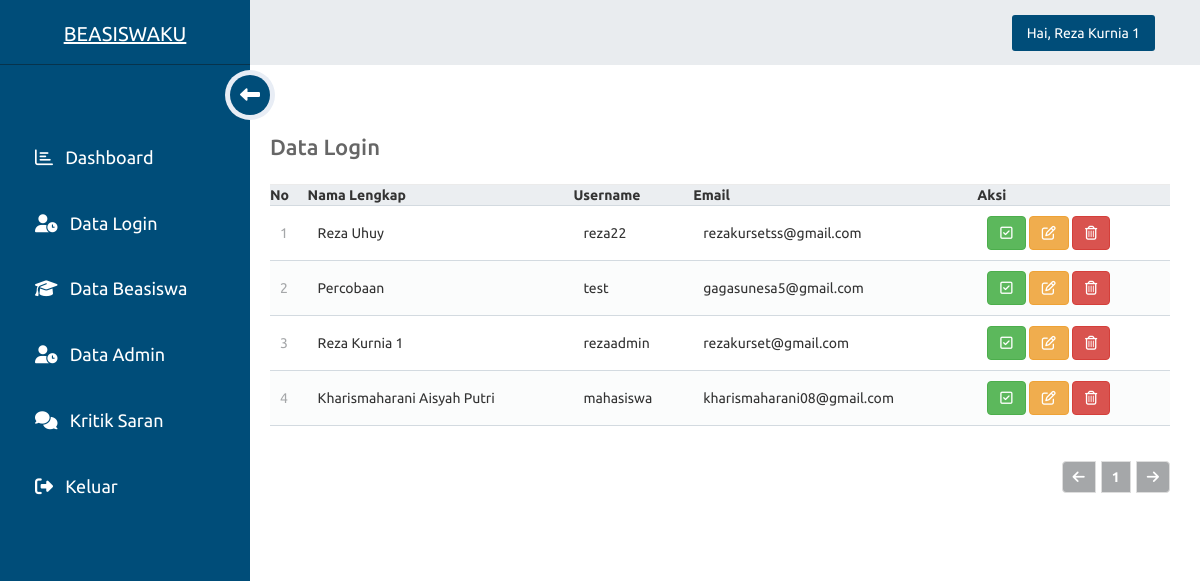
The page /Dashboard/datapendaftar.php (signed in) on the database its author committed.
### tables this page shows
CREATE TABLE `user` (
  `id` int(11) NOT NULL,
  `nama` varchar(100) NOT NULL,
  `username` varchar(100) NOT NULL,
  `password` varchar(100) NOT NULL,
  `email` varchar(50) NOT NULL,
  `nim` text NOT NULL,
  `hakakses` varchar(100) NOT NULL,
  `foto` varchar(5000) NOT NULL
);

### Dashboard/datapendaftar.php (the view, shortened to what this page needs)
<?php
include('koneksi.php');
?>
<!DOCTYPE html>
<html lang="en">
<head>
    <link rel="stylesheet" href="asset/css/style.css">
    <link rel="stylesheet" href="asset/css/tabledata.css">
    <link rel="stylesheet" href="https://maxcdn.bootstrapcdn.com/bootstrap/3.3.7/css/bootstrap.min.css">
</head>
<body>
    <div class="wrapper">
        <div class="top_navbar">
            <div class="logo">
                <a href="#">BEASISWAKU</a>
            </div>
            <div class="top_menu">
                <div class="right_info">
                    <?php
                    $tampilPeg    = mysqli_query($koneksi, "SELECT * FROM user WHERE username='$_SESSION[username]'");
                    $peg    = mysqli_fetch_array($tampilPeg);
                    ?>
                    <div class="icon_wrap">
                        <div class="icon">
                            <div>Hai, <?= $peg['nama'] ?></div>
                        </div>
                    </div>
                </div>
            </div>
        </div>
        <div class="main_body">
            <div class="sidebar_menu">
                <div class="inner__sidebar_menu">
                    <ul>
                        <li>
                            <a href="wp-admin.php">
                                <span class="icon"><i class="far fa-chart-bar"></i></span>
                                <span class="list">Dashboard</span>
                            </a>
                        </li>
                        <li>
                            <a href="datapendaftar.php">
                                <span class="icon"><i class="fas fa-user-clock"></i></span>
                                <span class="list">Data Login</span>
                            </a>
                        </li>
                        <li>
                            <a href="databeasiswa.php">
                                <span class="icon"><i class="fas fa-graduation-cap"></i></span>
                                <span class="list">Data Beasiswa</span>
                            </a>
                        </li>
                        <li>
                            <a href="dataadmin.php">
                                <span class="icon"><i class="fas fa-user-clock"></i></span>
                                <span class="list">Data Admin</span>
                            </a>
                        </li>
                        <li>
                            <a href="kritiksaran.php">
                                <span class="icon"><i class="fas fa-comments"></i></span>
                                <span class="list">Kritik Saran</span>
                            </a>
                        </li>
                        <li>
                            <a href="../logout.php">
                                <span class="icon"><i class="fas fa-sign-out-alt mr-2"></i></span>
                                <span class="list">Keluar</span>
                            </a>
                        </li>
                    </ul>
                    <div class="hamburger">
                        <div class="inner_hamburger">
                            <span class="arrow">
                                <i class="fas fa-long-arrow-alt-left"></i>
                            </span>
                        </div>
                    </div>
                </div>
            </div>
            <div class="container">
                <div class="row">
                    <div class="content read">
                        <h2>Data Login</h2>
                        <table>
                            <thead>
                                <tr>
                                    <th>No</th>
                                    <th>Nama Lengkap</th>
                                    <th>Username</th>
                                    <th>Email</th>
                                    <th>Aksi</th>
                                </tr>
                            </thead>
                            <tbody>
                                <?php
                                include('koneksi.php');
                                $batas = 6;
                                $halaman = isset($_GET['hal']) ? (int)$_GET['hal'] : 1;
                                $halaman_awal = ($halaman > 1) ? ($halaman * $batas) - $batas : 0;
                                $previous = $halaman - 1;
                                $next = $halaman + 1;
                                $data = mysqli_query($koneksi, "select * from user");
                                $jumlah_data = mysqli_num_rows($data);
                                $total_halaman = ceil($jumlah_data / $batas);
                                $query = "SELECT * FROM user ORDER BY id DESC limit $halaman_awal, $batas";
                                $result = mysqli_query($koneksi, $query);
                                $no = 1;
                                while ($row = mysqli_fetch_assoc($result)) {
                                ?>
                                    <tr>
                                        <td><?php echo $no; ?></td>
                                        <td><?php echo $row['nama']; ?></td>
                                        <td><?php echo $row['username']; ?></td>
                                        <td><?php echo $row['email']; ?></td>
                                        <td>
                                            <a class="btn btn-success" data-bs-toggle="tooltip" data-bs-placement="bottom" title="Setujui Data" name="tombol_edit" href="https://mail.google.com/" target="_blank"><i class="far fa-check-square"></i></a>
                                            <a class="btn btn-warning" data-bs-toggle="tooltip" data-bs-placement="bottom" title="Edit Data" name="tombol_edit" href="editpendaftar.php?id=<?php echo $row['id']; ?>"><i class="far fa-edit"></i></a>
                                            <a class="btn btn-danger" data-bs-toggle="tooltip" data-bs-placement="bottom" title="Hapus Data" name="tombol_edit" href="proses/proses-hapuspendaftar.php?id=<?php echo $row['id']; ?>"><i class="far fa-trash-alt"></i></a>
                                        </td>
                                    </tr>
                                <?php
                                    $no++;
                                }
                                ?>
                            </tbody>
                        </table>
                        <nav aria-label="...">
                            <ul class="pagination justify-content-end p-3">
                                <li class="page-item">
                                    <a class="page-link" <?php if ($halaman > 1) {
                                                                echo "href='?hal=$previous'";
                                                            } ?>><i class="fas fa-arrow-left"></i></a>
                                </li>
                                <?php
                                for ($x = 1; $x <= $total_halaman; $x++) {
                                ?>
                                    <li class="page-item"><a class="page-link" href="?hal=<?php echo $x ?>"><?php echo $x; ?></a></li>
                                <?php
                                }
                                ?>
                                <li class="page-item">
                                    <a class="page-link" <?php if ($halaman < $total_halaman) {
                                                                echo "href='?hal=$next'";
                                                            } ?>><i class="fas fa-arrow-right"></i></a>
                                </li>
                            </ul>
                        </nav>
                    </div>
                </div>
</body>
</html>

### Dashboard/asset/css/style.css (style rules this page uses)
* { margin: 0; padding: 0; list-style: none; font-family: 'Ubuntu', sans-serif; box-sizing: border-box; text-decoration: none; }
body { background: #e8edf5; width: 100%; height: 100%; }
.wrapper .top_navbar { width: 100%; height: 65px; display: flex; position: fixed; top: 0; }
.wrapper .top_navbar .logo { width: 250px; height: 100%; background: #004d79; border-bottom: 1px solid #07334c; }
.wrapper .top_navbar .logo a { display: block; text-align: center; font-size: 20px; color: #fff; padding: 20px 0; }
.wrapper .top_navbar .top_menu { width: calc(100% - 250px); height: 100%; background: #e9ecef; z-index: 1; padding: 0 40px; display: flex; justify-content: space-between; align-items: center; }
.wrapper .top_navbar .right_info { display: flex; }
.wrapper .top_navbar .right_info .icon_wrap { padding: 8px 15px; border-radius: 3px; background: #004d79; color: #fff; margin: 0 5px; cursor: pointer; }
.main_body .sidebar_menu { position: fixed; top: 65px; left: 0; background: #004d79; width: 250px; height: 100%; transition: all 0.3s linear; }
.main_body .sidebar_menu .inner__sidebar_menu { position: relative; padding-top: 60px; }
.main_body .sidebar_menu ul li a { color: #fff; font-size: 18px; padding: 20px 35px; display: block; white-space: nowrap; }
.main_body .sidebar_menu ul li a .icon { margin-right: 8px; }
.main_body .sidebar_menu ul li a span { display: inline-block; }
.main_body .sidebar_menu .hamburger { position: absolute; top: 5px; right: -25px; width: 50px; height: 50px; background: #e8edf5; border-radius: 50%; cursor: pointer; }
.main_body .sidebar_menu .inner_hamburger, .main_body .sidebar_menu .hamburger .arrow { position: absolute; top: 50%; left: 50%; transform: translate(-50%,-50%); }
.main_body .sidebar_menu .inner_hamburger { width: 40px; border-radius: 50%; height: 40px; background: #004d79; }
.main_body .sidebar_menu .hamburger .arrow { color: #fff; font-size: 20px; }
.main_body .container { width: calc(100% - 250px); margin-top: 65px; margin-left: 225px; padding: 25px 40px; transition: all 0.3s linear; }

### Dashboard/asset/css/tabledata.css (style rules this page uses)
.content { width: 100%; margin: 20px; }
.content h2 { margin: 0; padding: 25px 0; font-size: 22px; border-bottom: 1px solid #ebebeb; color: #666666; }
.read .pagination { display: flex; justify-content: flex-end; }
.read .pagination a { display: inline-block; text-decoration: none; background-color: #a5a7a9; font-weight: bold; color: #FFFFFF; padding: 5px 10px; margin: 15px 0 15px 5px; }
.read table { width: 100%; padding-top: 30px; border-collapse: collapse; border: 1px; }
.read table thead { background-color: #ebeef1; border-bottom: 1px solid #d3dae0; }
.read table tbody tr { border-bottom: 1px solid #d3dae0; }
.read table tbody tr:nth-child(even) { background-color: #fbfcfc; }
.read table tbody tr td { padding: 10px; }
.read table tbody tr td:nth-child(1) { color: #a5a7a9; }

### rows shown on the page
user: nama "Reza Kurnia 1", username "rezaadmin", email "rezakurset@gmail.com"
user: nama "Reza Uhuy", username "reza22", email "rezakursetss@gmail.com"
user: nama "Percobaan", username "test", email "gagasunesa5@gmail.com"
user: nama "Kharismaharani Aisyah Putri", username "mahasiswa", email "kharismaharani08@gmail.com"
